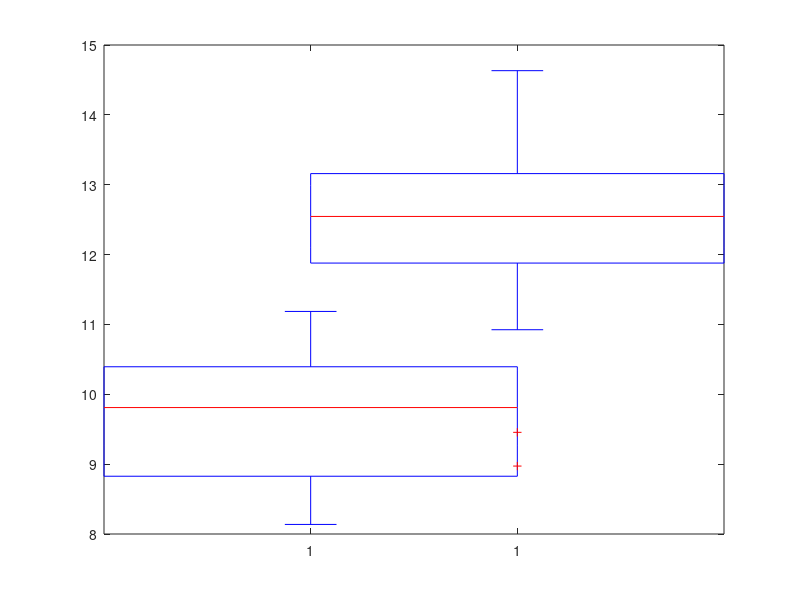

Write the MATLAB code that produced this figure. (Note: this script raises an error after producing the figure.)
close all
%Based on published data from:
%https://www.ncbi.nlm.nih.gov/pubmed/12510865

subjectData = [
    1	24	79	184	23.33	42.3
    2	22	80	182	24.15	53.7
    3	22	74	180	22.84	53.2
    4	22	73	176	23.57	50.1
    5	22	72	183	21.50	50.0
    6	21	59	171	20.18	42.8
    7	24	71	180	21.94	46.8
    8	25	73	172	24.68	51.8
    9	22	70	180	21.60	56.3
    10	26	60	174	19.82	58.8
    11	24	77	179	24.03	44.7
    12	26	86	186	24.86	49.4
    13	28	71	176	22.92	55.4
    14	21	65	173	21.72	55.8
    15	24	68	177	21.71	53.6
    16	22	70	183	20.90	50.0
    17	23	79	176	25.50	53.1
    18	21	73	188	20.65	52.2
    19	29	68	176	21.95	59.4
    20	22	77	180	23.77	48.4
    21	29	87	180	26.85	40.6
    ];

%
muscleType =[
1	53.9	46.1	33.1	13.0
2	64.9	35.1	35.1	0
3	55.3	44.7	44.7	0
4	52.7	47.3	41.8	5.5
5	38.7	61.3	47.2	14.1
6	61.1	38.9	38.9	0
7	49.2	50.8	41.0	9.8
8	82.5	17.5	17.5	0
9	68.3	31.7	31.7	0
10	66.0	34.0	34.0	0
11	57.7	42.3	38.3	4.0
12	16.1	83.9	54.3	29.6
13	44.2	55.8	34.7	21.1
14	45.6	54.4	45.9	8.5
15	46.0	54.0	46.9	7.1
16	57.9	42.1	29.4	12.7
17	70.2	29.8	29.8	0
18	43.3	56.7	45.6	11.1
19	79.2	20.8	20.8	0
20	71.7	28.3	28.3	0
21	69.6	30.4	30.4	0
];

%subject W %ofvO2max W max
LT = [1	150	59.5	250
2	270	75.1	345
3	210	67.5	310
4	210	70.4	337
5	120	46.5	265
6	120	56.4	240
7	120	49.4	258
8	180	60.5	305
9	150	51.9	303
10	150	54.0	280
11	150	59.7	273
12	150	48.4	317
13	150	53.8	292
14	150	54.2	282
15	150	53.0	270
16	150	59.2	270
17	150	47.7	330
18	120	42.8	302
19	210	63.0	330
20	180	63.4	305
21	180	67.8	292
];

% subject intercept slope
linFit = [1	451.6	10.227
2	552.86	9.81
3	426.71	10.394
4	710.29	8.62
5	715.5	8.137
6	335	8.803
7	462.5	9.83
8	392.6	10.556
9	521.4	9.7
10	454.2	9.413
11	552.8	9.94
12	612.6	9.233
13	404.8	11.12
14	454.5	10.103
15	577.8	8.827
16	485.2	10.487
17	633.3	8.743
18	629.5	8.497
19	179.14	11.186
20	577.73	9.668
21	405.33	10.562
];

observedVsExpected = [
    1	3344	3008	336
    2	4299	3987	312
    3	3933	3649	284
    4	3660	3615	45
    5	3600	2872	728
    6	2526	2448	78
    7	3324	2999	325
    8	3779	3612	167
    9	3944	3461	483
    10	3525	3090	435
    11	3438	3266	172
    12	4252	3539	713
    13	3931	3652	279
    14	3626	3304	322
    15	3643	2961	682
    16	3503	3317	186
    17	4197	3519	678
    18	3811	3196	615
    19	4038	3871	167
    20	3726	3526	200
    21	3530	3489	41
    ];


slope1 = linFit(:,3);
deltaW = LT(:,4)-LT(:,2);
O2LT = linFit(:,2) + LT(:,2) .* linFit(:,3);
O2VO2max = observedVsExpected(:,2);
slope2 = (O2VO2max-O2LT)./deltaW;

deltas = [slope1;slope2];
groups = [ones(length(slope1),1); 2 * ones(length(slope2),1)];

groupNames = {'low W', 'high W'};
h = boxplot(deltas, groups, 'Orientation',  'vertical',  'Colors', 'k', 'Widths', 1);
set(h(7,:),'Visible','off')
set(gca,'xticklabel', groupNames)  
ylim([0 17])
ylabel('dO2/dW')

color = [67 116 160; 151 185 224]/255;
h = findobj(gca,'Tag','Box');
for j=1:length(h)
    currentColor = color((mod(j,2)+1),:);
    a = patch(get(h(j),'XData'),get(h(j),'YData'), currentColor);
    uistack(a,'bottom');
end
%uistack(a,'bottom');
p = ranksum(deltas(groups==1),deltas(groups==2));
%[h p] = ttest(deltas(groups==1),deltas(groups==2));

text(1, 4, sprintf('p=%2.2e', p))
ylim([0 16])
color2 = [215 86 40]/256;
hold all
rng('default') % set random generator to same value each time
xvals = 0.5*rand(length(slope1),1);
xvals = xvals-mean(xvals);

% for i = 1:length(xvals)
%     tmp = plot([1 2] + xvals(i), [slope1(i) slope2(i)], '-', 'color', color2);
%     tmp.Color(4) = 0.5;
% end

scatter(1 + xvals, slope1, 20, 'MarkerFaceColor', color2,'MarkerEdgeColor', color2, 'MarkerFaceAlpha', 0.5, 'MarkerEdgeAlpha', 0.6)
scatter(2 + xvals, slope2, 20, 'MarkerFaceColor', color2,'MarkerEdgeColor', color2, 'MarkerFaceAlpha', 0.5, 'MarkerEdgeAlpha', 0.6)


text(0.3, median(slope1), sprintf('%2.1f', median(slope1)))
text(1.3, median(slope2), sprintf('%2.1f', median(slope2)))

%%
addpath('src2')
Wvalues = [median(slope1) median(slope2)];
Ovalue = 2 * mlToMol(Wvalues)/3600;
ATPvalue = (1/27)/1000;
ATPvalue./Ovalue




